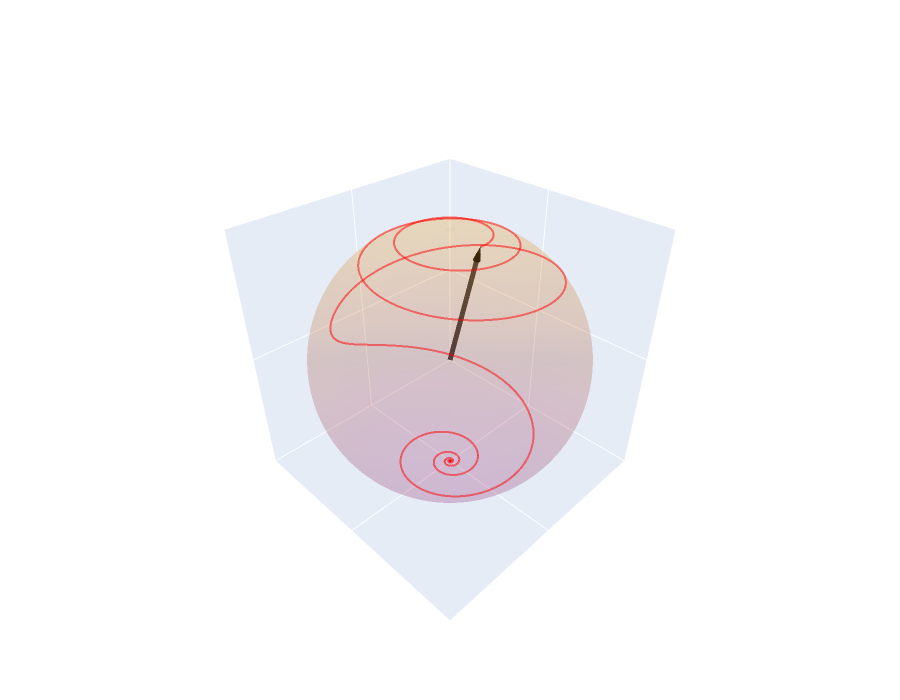

Notebook source saved alongside this figure:
### Markdown cell above
We plot the graphics:

### Code cell
theta=np.arange(0,np.pi,0.1)
phi=0
x=np.sin(theta)*np.cos(phi)
y=np.sin(theta)*np.sin(phi)

X1s=sol[0]
Y1s=sol[1]
Z1s=sol[2]

fig1 = go.FigureWidget()
#Magnetization Vector
x1 = np.array([0,X1s[0]])
y1 = np.array([0,Y1s[0]])
z1 = np.array([0,Z1s[0]])
f=0.95
fig1.add_scatter3d(x=x1*f, y=y1*f, z=z1*f,opacity=0.75,
    marker=dict(size=0.1,color='black'),
    line=dict(color='black', width=10 ),
    name="$m$",showlegend=False)
fig1.add_cone(x=[x1[1]], y=[y1[1]], z=z1[[1]], u=[x1[1]+x1[1]], v=[y1[1]+y1[1]], w=[z1[1]+z1[1]],opacity=0.75,showscale=False,anchor="tip",sizemode="absolute",
    sizeref=0.1,colorscale=[[0, 'black'], [1,'black']])


fig1.update_layout(
    height=700,
    width=900,

    autosize=True,
    scene=dict(camera=dict(up=dict(x=0,y=0, z=1 ), eye=dict(x=1.3,y=1.3,z=1.3,)),
               xaxis_title='',
               yaxis_title='',
               zaxis_title='',
               xaxis = dict(nticks=3, range=[-1,1],showticklabels=False),
               yaxis = dict(nticks=3, range=[-1,1],showticklabels=False),
               zaxis = dict(nticks=3, range=[-1,1],showticklabels=False),
        aspectratio = dict( x=1, y=1, z=1),
        aspectmode = 'manual')
)


# UNIT SPHERE
theta, phi = np.mgrid[0:2*np.pi:100j, 0:2*np.pi:100j]
x = np.sin(theta)*np.cos(phi)
y = np.sin(theta)*np.sin(phi)
z = np.cos(theta)

fig1.add_surface(x=x,y=y,z=z,opacity=0.07,colorscale=[[0, 'purple'], [1,'orange']],showlegend=False, showscale = False)

fig1.add_scatter3d(x=X1s, y=Y1s, z=Z1s,opacity=0.5,mode="lines",

    line=dict(color='red', width=4),
    showlegend=False)
fig1.show()

### Figure 1 — Plotly figure (JSON) as saved in the notebook; plotly's stock layout.template omitted (floating-point values rounded to 4 significant figures; data arrays with more than 128 entries replaced by an {"elided": "..."} marker saying what was removed)
{"data": [{"line": {"color": "black", "width": 10}, "marker": {"color": "black", "size": 0.1}, "name": "$m$", "opacity": 0.75, "showlegend": false, "type": "scatter3d", "uid": "08964591-7c0a-4b84-abab-8d8a6100eb08", "x": [0, 1.506e-17], "y": [0, 0.2459], "z": [0, 0.9176]}, {"anchor": "tip", "colorscale": [[0, "black"], [1, "black"]], "opacity": 0.75, "showscale": false, "sizemode": "absolute", "sizeref": 0.1, "type": "cone", "u": [3.17e-17], "uid": "eb2b2fb6-2d4a-48c5-9ec6-2b5cec0bf98c", "v": [0.5176], "w": [1.932], "x": [1.585e-17], "y": [0.2588], "z": [0.9659]}, {"colorscale": [[0, "purple"], [1, "orange"]], "opacity": 0.07, "showlegend": false, "showscale": false, "type": "surface", "uid": "77ac9e3d-63cc-4691-8abd-18034c80eae0", "x": {"elided": "100x100 float values"}, "y": {"elided": "100x100 float values"}, "z": {"elided": "100x100 float values"}}, {"line": {"color": "red", "width": 4}, "mode": "lines", "opacity": 0.5, "showlegend": false, "type": "scatter3d", "uid": "d1666163-66c6-4ac8-8e80-5dced149d28b", "x": {"elided": "1000 float values"}, "y": {"elided": "1000 float values"}, "z": {"elided": "1000 float values"}}], "layout": {"autosize": true, "height": 700, "scene": {"aspectmode": "manual", "aspectratio": {"x": 1, "y": 1, "z": 1}, "camera": {"eye": {"x": 1.3, "y": 1.3, "z": 1.3}, "up": {"x": 0, "y": 0, "z": 1}}, "xaxis": {"nticks": 3, "range": [-1, 1], "showticklabels": false, "title": {"text": ""}}, "yaxis": {"nticks": 3, "range": [-1, 1], "showticklabels": false, "title": {"text": ""}}, "zaxis": {"nticks": 3, "range": [-1, 1], "showticklabels": false, "title": {"text": ""}}}, "width": 900}}
